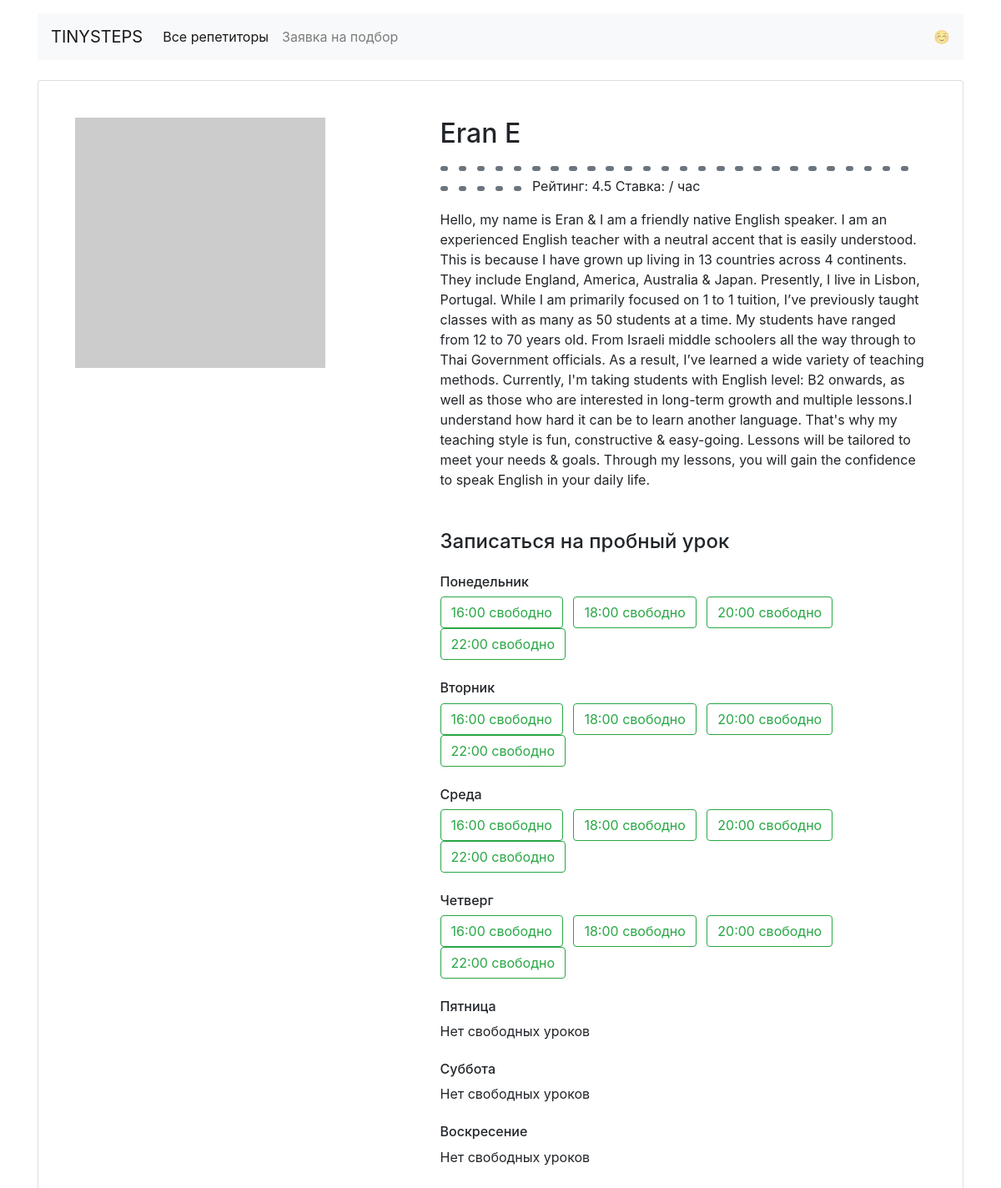
Page /profiles/7/ on the committed database.
### models.py (models this page shows)
class Teacher(db.Model):
    __tablename__ = "teachers"
    id = db.Column(db.Integer, primary_key = True)
    name = db.Column(db.String)
    about = db.Column(db.String)
    rating = db.Column(db.Float)
    picture = db.Column(db.String)
    goals = db.Column(db.String)
    free = db.Column(db.String)
    lessons = db.relationship("Booking")

### app.py (the view)
@app.route("/profiles/<id>/")
def profile(id):
    try:
        data = db.session.query(Teacher).filter(Teacher.id == int(id)).first()
        if data == None:
            raise Exception
    except:
        return "Wrong ID", 404
    week = json.loads(data.free)
    week_remade = dict()
    for i in week:
      week_remade[week_days[i]] = []
      for key, value in week[i].items():
        if value == True:
          week_remade[week_days[i]].append(key)
    return render_template("profile.html", form=data, week = week_remade, week_reverse = week_days_reverse, goals = goals)

### templates/profile.html
{% extends 'base.html' %}
{% block container %}
  <main class="container mt-3">
    <div class="card my-4 mx-auto">
      <div class="card-body m-2 m-md-4">
        <article class="row">
          <div class="col-5"><img src = "{{ form.picture }}" class="img-fluid" alt=""></div>
          <div class="col-7">
            <section class="teacher=info">
              <h1 class="h2">{{ form.name }}</h1>
              <p>{%- for i in form.goals %}
                <span class="badge badge-secondary mr-2">{{ goals[i] }}
              </span>{% endfor %}
              Рейтинг: {{ form.rating }} Ставка: {{ form.price }} / час</p>
              <p>{{ form.about}}</p>
            </section>
            <section class="available">
              <h4 class="mb-4 mt-5">Записаться на пробный урок</h4>
              {% for key, value in week.items() %}
              <h6 class="mt-4">{{ key }}</h6>
              {% if value|length > 0 %}
              {% for i in value %}
              <a href="/booking/{{ form.id }}/{{ week_reverse[key] }}/{{ i | replace(":", "_") }}" class="btn btn-outline-success mr-2">{{ i }} свободно</a>
              {% endfor %}
              {% else %}<p>Нет свободных уроков</p>{% endif %}
              {% endfor %}
            </section>
          </div>
        </article>
      </div>
    </div>
  </main>
  {% endblock %}

### rows in the picture
Teacher: name "Eran E", rating "4.5", about "Hello, my name is Eran & I am a friendly native English speaker. I am an experienced English teacher with a neutral accent that is easily understood. This is because I have grown up living in 13 countries across 4 continents. They include England, America, Australia & Japan. Presently, I live in Lisbon, Portugal. While I am primarily focused on 1 to 1 tuition, I’ve previously taught classes with as many as 50 students at a time. My students have ranged from 12 to 70 years old. From Israeli middle schoolers all the way through to Thai Government officials. As a result, I’ve learned a wide variety of teaching methods. Currently, I'm taking students with English level: B2 onwards, as well as…"

### other values in the picture
{{ key }} "Понедельник" "Вторник" "Среда" "Четверг" "Пятница" "Суббота" "Воскресение"
{{ i }} "16:00" "18:00" "20:00" "22:00" "16:00" "18:00" "20:00" "22:00" "16:00" "18:00" "20:00" "22:00" "16:00" "18:00" "20:00" "22:00"
